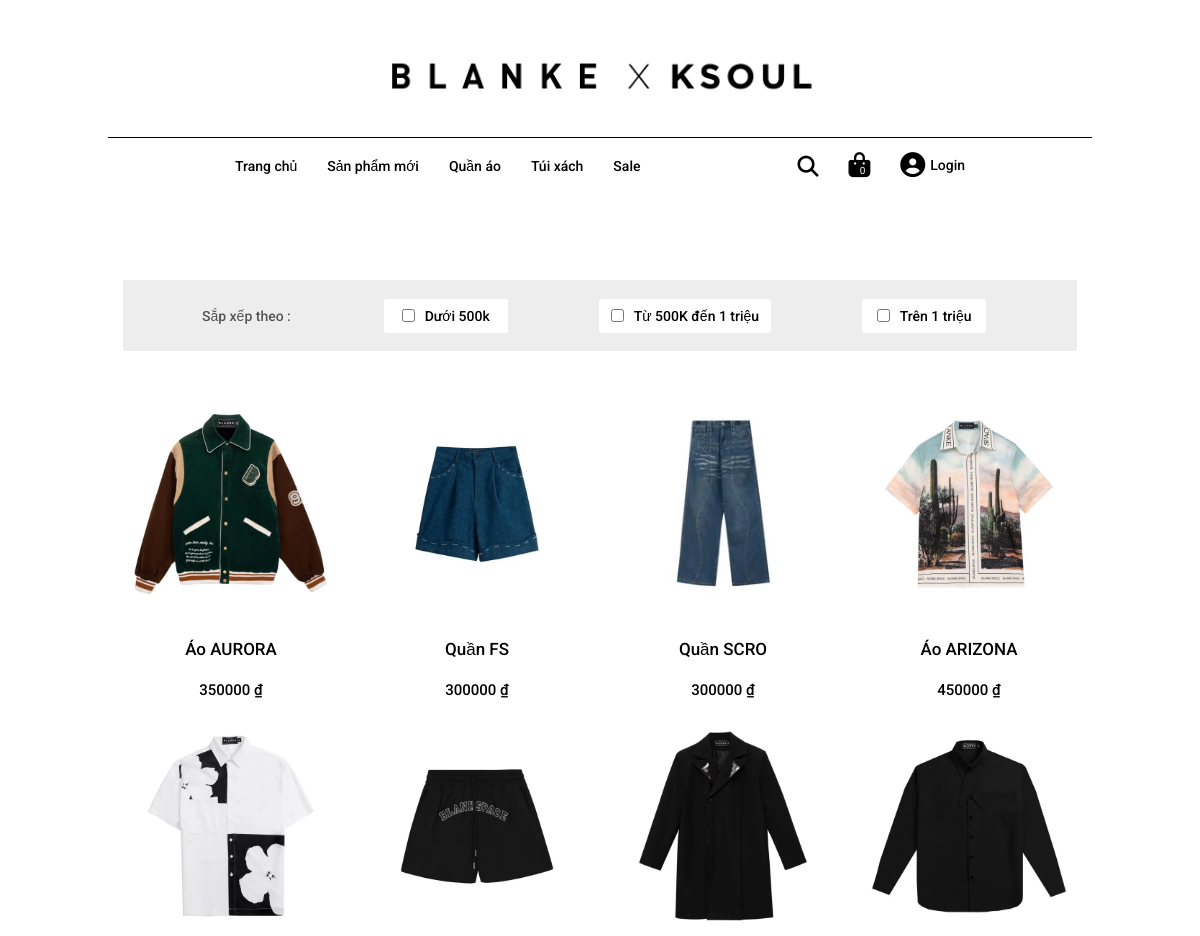
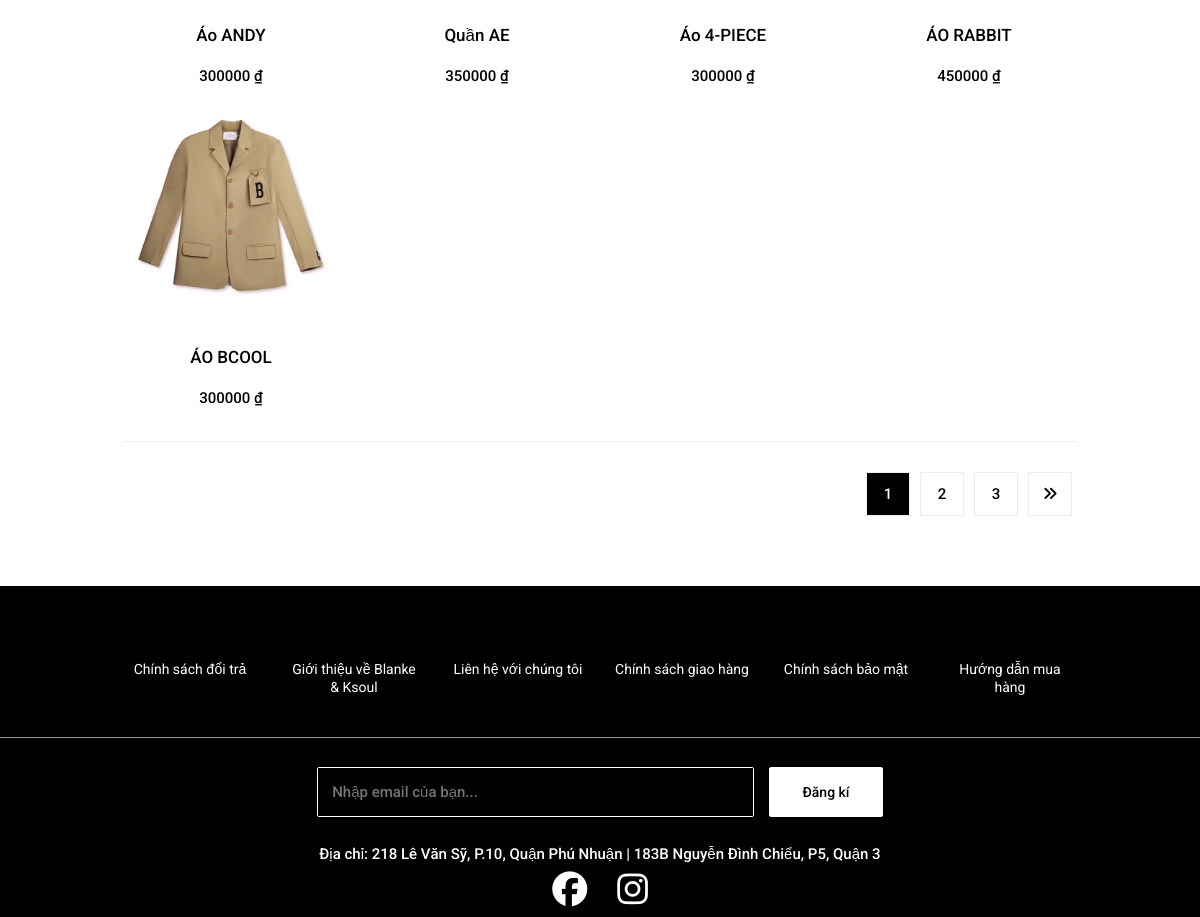
The app's page /cate.php?danhmuc&iddm=3 with its own data (2 pictures, top to bottom).
### model/pdo.php (called while the page is built, shortened)
<?php
function pdo_get_connection(){
    $dburl = "mysql:host=localhost;dbname=blank;charset=utf8";
    $username = 'root';
    $password = '';
    $conn = new PDO($dburl, $username, $password);
    $conn->setAttribute(PDO::ATTR_ERRMODE, PDO::ERRMODE_EXCEPTION);
    return $conn;
}
function pdo_query($sql){
    $sql_args = array_slice(func_get_args(), 1);
    try{
        $conn = pdo_get_connection();
        $stmt = $conn->prepare($sql);
        $stmt->execute($sql_args);
        $rows = $stmt->fetchAll();
        return $rows;
    }
    catch(PDOException $e){
        throw $e;
    }
    finally{
        unset($conn);
    }
}

### model/sanpham.php (called while the page is built, shortened)
<?php
    function load_sp($kyw,$iddm){
        $sql = "SELECT * FROM `san-pham` WHERE 1";
        if($iddm>0){
            $sql.=" AND iddm ='".$iddm."'";
        }
        $sql.=" order by id desc";
        $listsp = pdo_query($sql);
        return $listsp;
    }
?>

### cate.php (the view, shortened to what this page needs)
<?php
    include "./model/pdo.php";
    include "./model/sanpham.php";
    if($_GET['iddm']){
        $iddm = $_GET['iddm'];
        $dssp = load_sp("",$iddm);
    }
?>
<!DOCTYPE html>
<html lang="en">
<head>
    <link rel="stylesheet" href="https://cdnjs.cloudflare.com/ajax/libs/normalize/8.0.1/normalize.min.css" />
    <link rel="stylesheet" href="./assect/css/main.css">
    <link rel="stylesheet" href="./assect/css/base.css">
    <link rel="stylesheet" href="./assect/css/grid.css">
    <link rel="stylesheet" href="./assect/css/responsive.css">
    <link rel="stylesheet" href="https://cdnjs.cloudflare.com/ajax/libs/font-awesome/6.4.2/css/all.min.css" />
</head>
<body onload="loadslsp()">
    <div class="app">
        <header class="header">
            <div class="grid wide">
                <div class="header__logo col">
                    <a href="index.php" class="header__logo-img ">
                        <img src="./assect/img/logo-header/logo.webp" alt="lộc"  class="header__logo-img">
                    </a>
                </div>
                <div class="header__menu">
                    <nav class="main-nav">
                        <ul id="menu-main-menu">
                            <li class="menu-item  ">
                                <a href="index.php" class="header__menu-item" >Trang chủ</a>
                            </li>
                            <li class="menu-item  ">
                                <a href="sanphammoi.php" class="header__menu-item">Sản phẩm mới</a>
                            </li>
                            <li class="menu-item  ">
                                <a href="quan-ao-moi.php" class="header__menu-item">Quần áo</a>
                            </li>
                            <li class="menu-item   ">
                                <a href="tuixachmoi.php" class="header__menu-item">Túi xách</a>
                            </li>
                            <li class="menu-item  ">
                                <a href="sale.php" class="header__menu-item">Sale</a>
                            </li>
                        </ul>
                    </nav>
                    <div class="header__search">
                        <div class="search" id="sea">
                            <div type="button" data-show="#search" id="search-des">
                                <i class="search-des-menu fa-solid fa-magnifying-glass"></i>
                            </div>
                        </div>
                        <div class="search-cart">
                            <a class="cart-head" href="gio-hang.php" >
                                <i class="brightness-img fa-solid fa-bag-shopping"></i>
                                <span id="cart-quantity" class="hd-cart-count">0</span>
                            </a>
                        </div>
                        <div class="search">
                            <div class="search__menu-item ">
                                <i class="account-menu fa-solid fa-circle-user"></i>
                                <?php
                                    if(isset($_SESSION['email'])){
                                        extract($_SESSION['email']);
                                ?>
                                    <a href="donhang.php" class="login-item"><?php echo $email?></a>
                                <?php
                                    }else{
                                ?>
                                <a href="login.php" class="login-item">
                                    Login
                                </a>
                                <?php }?>
                            </div>
                        </div>
                    </div>
                </div>
            </div>
        </header>
        <div class="app_product">
            <div class="grid wide" >
                <div class="col">
                    <div class="new-product" >
                        <div class="l-12">
                            <div class="home-filter ">
                                <span class="home-filter__label">Sắp xếp theo :</span>
                                <label class="home-filter__btn btn ">
                                    <input onchange="chonPro()" type="checkbox"  value="low-500" class="sell-price">
                                    <span class="home-filter__name" >Dưới 500k</span>
                                </label>
                                <label class="home-filter__btn btn " >
                                    <input onchange="chonPro()" type="checkbox"  value="low-1000" class="sell-price">
                                    <span class="home-filter__name" >Từ 500K đến 1 triệu</span>
                                </label>
                                <label class="home-filter__btn btn" >
                                    <input onchange="chonPro()" type="checkbox"  value="up-1000" class="sell-price">
                                    <span class="home-filter__name" >Trên 1 triệu</span>
                                </label>
                            </div>
                        </div>
                        <div class="product-list">
                            <div class="row " id="pro-list">
                                <?php
                                    foreach ($dssp as $sp) {
                                        extract($sp);
                                        $linksp =  "./products/spct.php?id=".$id;
                                        echo '
                                            <div class="col l-3" id="lookbook-product">
                                                <div class="lookbook-product__owl " ><div class="single-product">
                                                    <div class="product-img " >
                                                        <a href="'.$linksp.'">
                                                            <img src=" ./assect/img/product/'.$img.' " alt="" class="lookbook-product__img visible-xs">
                                                            <img src="./assect/img/product/'.$img.' " alt="" class="lookbook-product__img">
                                                            <img src=" ./assect/img/product/'.$img.' " alt="" class="ookbook-product__img lookbook-product__img">
                                                        </a>
                                                                <a href="'.$linksp.'" class=" " >
                                                                </a>
                                                    </div>
                                                    <div class="product-content">
                                                        <h2><a href="'.$linksp.'"> '.$name.' </a></h2>
                                                        <div class="product-price">
                                                            <div class="price-box">
                                                                <span class="regular-price" data-price="420000"> '.$price.' ₫</span>
                                                            </div>
                                                        </div>
                                                    </div>
                                                </div></div>
                                            </div>
                                        ';
                                    }
                                ?>
                            </div>
                        </div>
                        <div class="product-paginition">
                            <ul class="pagination ">
                                <li class="pagination-item  pagination-item--active">
                                    <a href="" class="pagination-item__link ">1</a>
                                </li>
                                <li class="pagination-item  ">
                                    <a href="" class="pagination-item__link">2</a>
                                </li>
                                <li class="pagination-item  ">
                                    <a href="" class="pagination-item__link">3</a>
                                </li>
                                <li class="pagination-item  ">
                                    <a href="" class="pagination-item__link">
                                        <i class="pagination-item__icon fa-solid fa-angles-right"></i>
                                    </a>
                                </li>
                            </ul>
                        </div>
                    </div>
                </div>
            </div>
        </div>
        <footer class="footer">
            <div class="footer-policy">
                <div class="grid wide ">
                    <div class="row col">
                        <div class="footer_list-policy ">
                            <div class=" col l-2">
                                <ul class="footer-list">
                                    <li class="footer-item">
                                        <a href="chinhsachdoitra.php" class="footer-item__link">
                                            Chính sách đổi trả
                                        </a>
                                    </li>
                                </ul>
                            </div>
                            <div class="col l-2">
                                <ul class="footer-list">
                                    <li class="footer-item">
                                        <a href="gioithieu.php" class="footer-item__link">
                                            Giới thiệu về Blanke & Ksoul
                                        </a>
                                    </li>
                                </ul>
                            </div>
                            <div class="col l-2">
                                <ul class="footer-list">
                                    <li class="footer-item">
                                        <a href="contact.php" class="footer-item__link">
                                            Liên hệ với chúng tôi
                                        </a>
                                    </li>
                                </ul>
                            </div>
                            <div class="col l-2">
                                <ul class="footer-list">
                                    <li class="footer-item">
                                        <a href="chinhsachgiaohang.php" class="footer-item__link">
                                            Chính sách giao hàng
                                        </a>
                                    </li>
                                </ul>
                            </div>
                            <div class="col l-2">
                                <ul class="footer-list">
                                    <li class="footer-item">
                                        <a href="chinhsachbaomat.php" class="footer-item__link">
                                            Chính sách bảo mật
                                        </a>
                                    </li>
                                </ul>
                            </div>
                            <div class="col l-2">
                                <ul class="footer-list">
                                    <li class="footer-item">
                                        <a href="huongdanmahang.php" class="footer-item__link">
                                            Hướng dẫn mua hàng
                                        </a>
                                    </li>
                                </ul>
                            </div>
                        </div>
                    </div>
                </div>
            </div>
            <div class="footer-register">
                <div class="register-input">
                    <div class="footer-register_input">
                        <input type="text" value="" required="required" class="footer-input" placeholder=" Nhập email của bạn..." >
                    </div>
                    <div class="footer-register_knot">
                        <p class="footer-register_item">Đăng kí</p>
                    </div>
                </div>
            </div>
            <div class="footer-address">
                <div class="grid wide col">
                    <p class="address-list">Địa chỉ: 218 Lê Văn Sỹ, P.10, Quận Phú Nhuận  | 183B Nguyễn Đình Chiểu, P5, Quận 3</p>
                    <div class="footer-address-icon">
                        <a href="">
                            <i class="address-icon__fb fa-brands fa-facebook"></i>
                        </a>
                        <a href="">
                            <i class="address-icon__ig fa-brands fa-instagram"></i>
                        </a>
                    </div>
                </div>
            </div>
        </footer>
    </div>
</body>
</html>

### records on screen
san-pham: img (picture), name "Áo AURORA", price "350000"
san-pham: img (picture), name "Quần FS", price "300000"
san-pham: img (picture), name "Quần SCRO", price "300000"
san-pham: img (picture), name "Áo ARIZONA", price "450000"
san-pham: img (picture), name "Áo ANDY", price "300000"
san-pham: img (picture), name "Quần AE", price "350000"
san-pham: img (picture), name "Áo 4-PIECE", price "300000"
san-pham: img (picture), name "ÁO RABBIT", price "450000"
san-pham: img (picture), name "ÁO BCOOL", price "300000"
